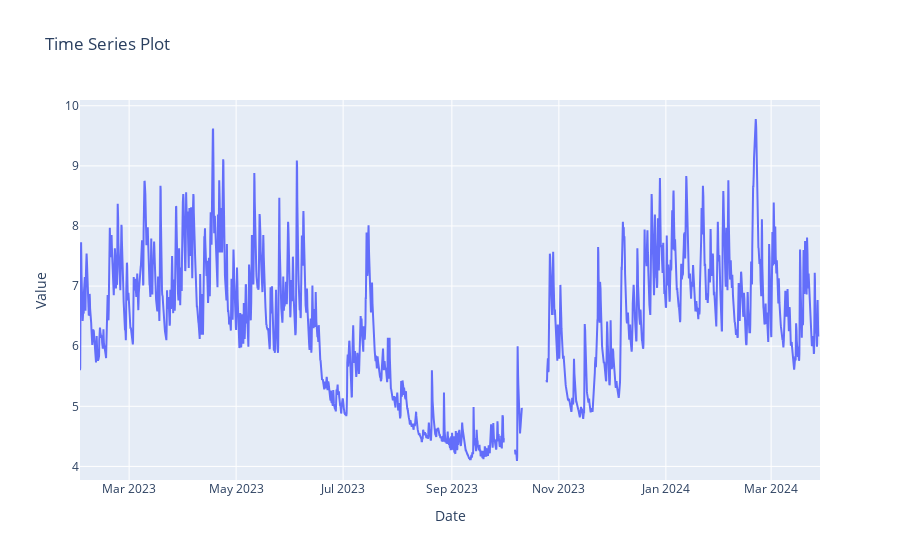

Source (notebook cell):
### Code cell
import pandas as pd
import plotly
from plotly.graph_objs import Figure, Scatter



# Create a plotly trace
trace = Scatter(
    x=df_esm_3h.index,
    y=df_esm_3h['hidro_level_sm'],  # Assuming the first column is the data to plot
    mode='lines',
)

# Define the layout
layout = {
    "title": "Time Series Plot",
    "xaxis": {"title": "Date", "type": 'date'},
    "yaxis": {"title": "Value"}
}

# Create the plot
fig = Figure(data=[trace], layout=layout)
fig.show()

### Figure 1 — Plotly figure (JSON) as saved in the notebook; plotly's stock layout.template omitted (floating-point values rounded to 4 significant figures; data arrays with more than 128 entries replaced by an {"elided": "..."} marker saying what was removed)
{"data": [{"mode": "lines", "type": "scatter", "x": {"elided": "3376 str values"}, "y": {"elided": "3376 float values"}}], "layout": {"title": {"text": "Time Series Plot"}, "xaxis": {"title": {"text": "Date"}, "type": "date"}, "yaxis": {"title": {"text": "Value"}}}}
